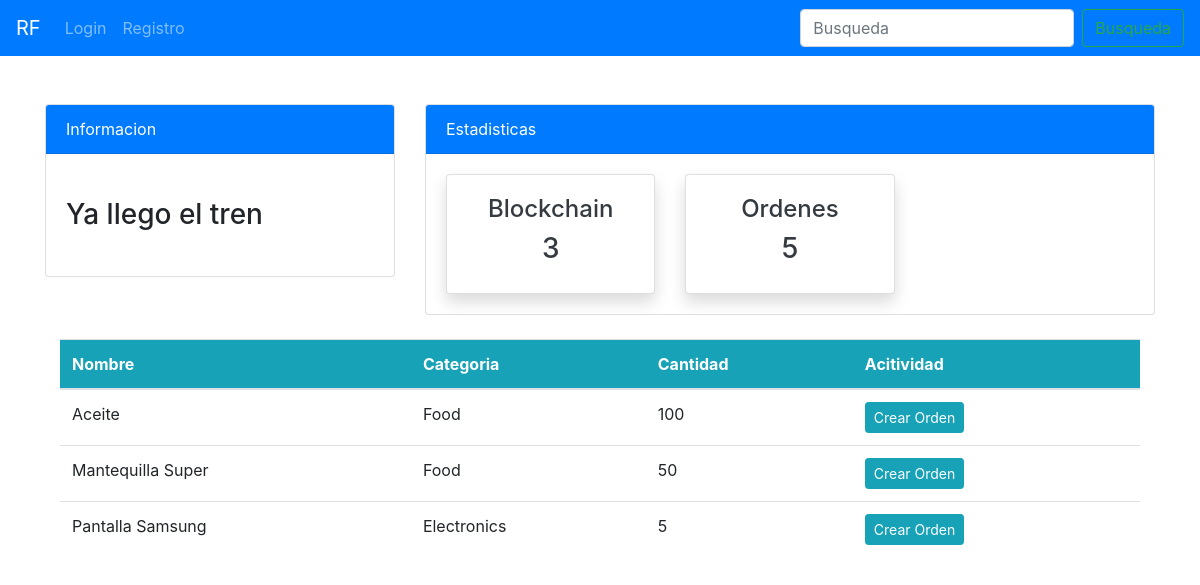
Page /blockchain/index on the earlier database version.
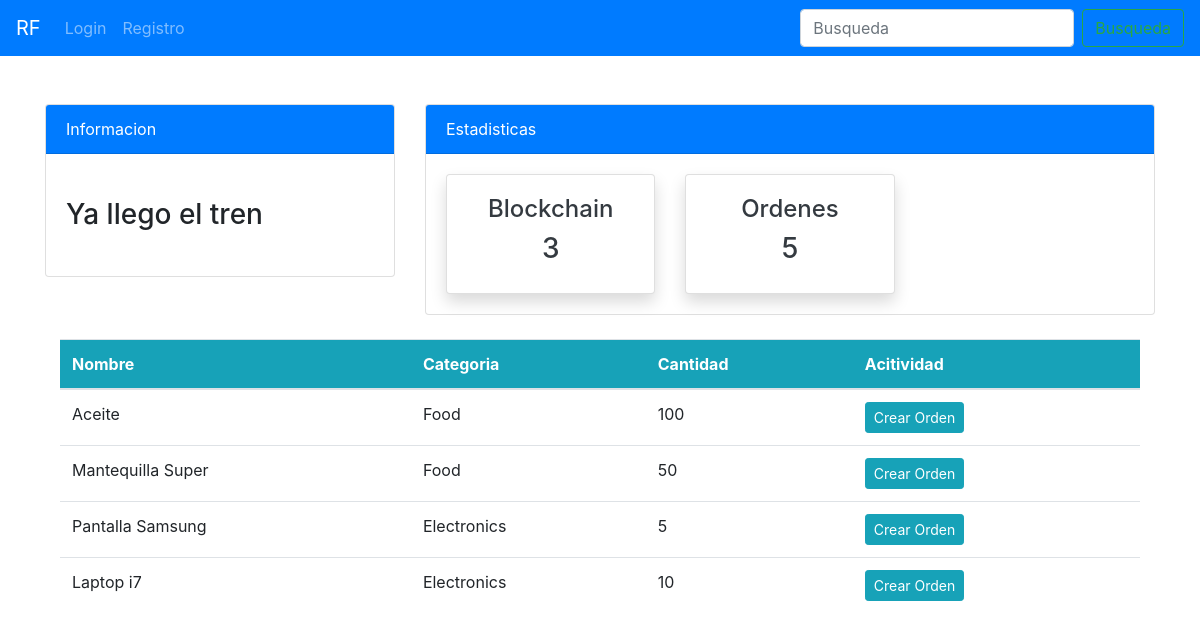
Same page on the later database version.
### api/models.py (models this page shows, shortened)
class Product(models.Model):
    name = models.CharField(max_length=100, null=True)
    quantity = models.PositiveIntegerField(null=True)
    category = models.CharField(max_length=50, choices=CATEGORY, null=True)

### blockchain/views.py (the view)
# urls.py: path('index', views.index, name='block-index'),
def index(request):
    items = Product.objects.all() #usando ORM
    if request.method == "POST":
        form = ProductForm(request.POST)
        if form.is_valid():
            form.save()
            return redirect("api-productos")
    else:
        form = ProductForm()
    context = {
        'items': items,
        'form': form,
    }
    return render(request, 'blockchain/index.html', context)

### api/forms.py
class ProductForm(forms.ModelForm):
    class Meta:
        model = Product
        fields = ['name', 'category', 'quantity']
        labels = {
            'name': 'Nombre del Producto',     # Cambia "name" a "Nombre del Producto"
            'category': 'Categoría',           # Cambia "category" a "Categoría"
            'quantity': 'Cantidad Disponible', # Cambia "quantity" a "Cantidad Disponible"
        }

### templates/blockchain/index.html (shortened to what this page needs)
<!DOCTYPE html>
<html lang="es">
<head>
</head>
<body>
    {% extends 'partials/base.html' %}
    {% load crispy_forms_tags %}
    {% block content %}
    {% include 'blockchain/top_nav_block.html' %}
    <div class="container mt-4">
    <div class="col-md-auto">
        <table class="table bg-white">
            <thead class="bg-info text-white">
                <tr>
                    <th scope="col">Nombre</th>
                    <th scope="col">Categoria</th>
                    <th scope="col">Cantidad</th>
                    <th scope="col">Acitividad</th>
                </tr>
            </thead>
            <tbody>
                {% for item in items %}
                <tr>
                    <td>{{ item.name }}</td>
                    <td>{{ item.category }}</td>
                    <td>{{ item.quantity }}</td>
                    <td>
                        <a class="btn btn-info btn-sm mr-2"
                            href="{% url "blockchain-orden" item.id %}">Crear Orden</a>
                    </td>
                </tr>
                {% endfor %}
            </tbody>
        </table>
    </div>
</div>
    {% endblock %}

Differences in the rows shown:
added Product: name "Laptop i7", category "Electronics", quantity "10"
